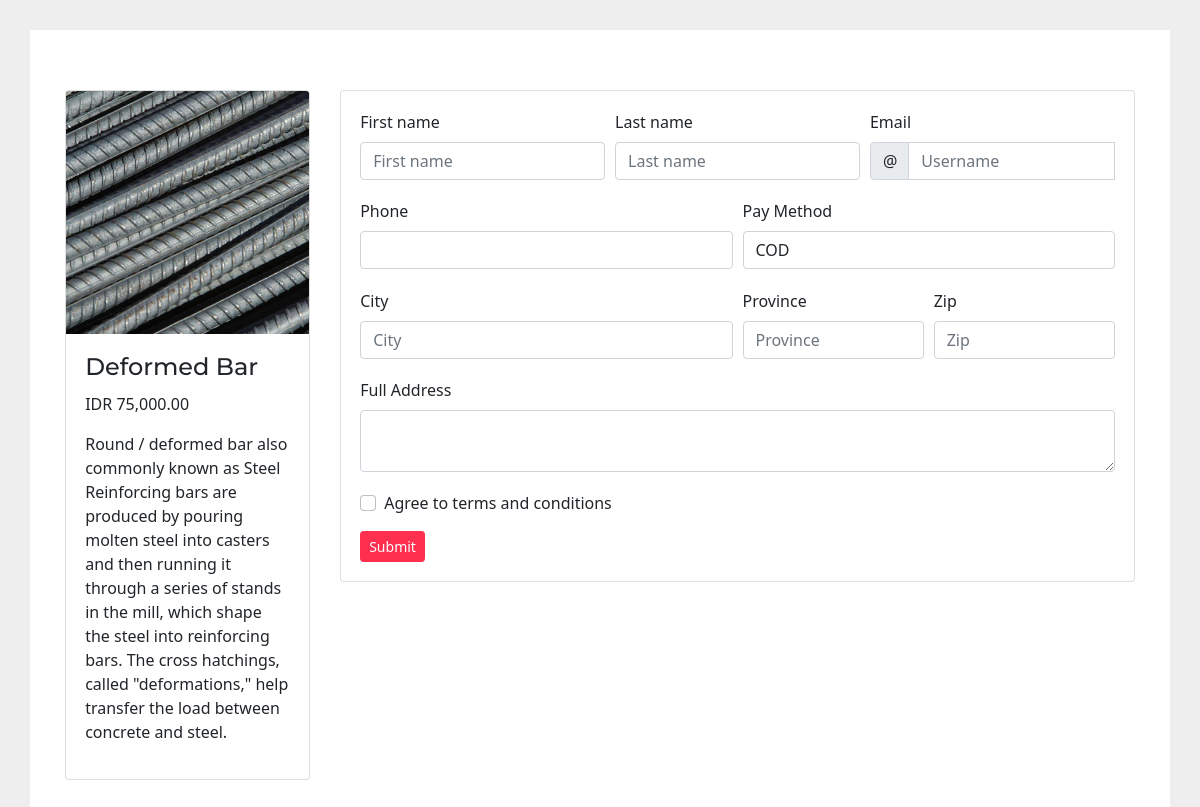
The app's page /pages/buy.php?id=1 (signed in) with its own data.
### tables this page shows
CREATE TABLE `product` (
  `id` int(11) NOT NULL,
  `title` varchar(50) NOT NULL,
  `description` text DEFAULT NULL,
  `size` text NOT NULL,
  `img` text DEFAULT NULL,
  `price` decimal(15,0) NOT NULL,
  `satuan` varchar(20) NOT NULL
);

### pages/buy.php (the view, shortened to what this page needs)
<?php
include('koneksi.php');
$id = $_GET['id'];
$sql = "SELECT * from product where id='$id'";
$query = mysqli_query($koneksi,$sql);
$item = mysqli_fetch_array($query);
?>
<?php include('header.php'); ?>
<div class="container" style="margin-top:30px;margin-bottom:30px;background-color:#fff">
    <div class="content-wrapper">
        <div class="row">
            <div class="col-md-3">
                <div class="card">
                    <img class="card-img-top" src="img/<?php echo $item['img']; ?>" alt="Card image cap">
                    <div class="card-body">
                        <h4 class="card-title"><a><?php echo $item['title']; ?></a></h4>
                        <p class="card-text">IDR <?php echo number_format($item['price'],2); ?></p>
                        <?php
                            $description = explode('|',$item['description']);
                        ?>
                        <ul style="list-style-type:none;padding:0px">
                        <?php foreach ($description as $desc) { ?>
                            <li><?php echo $desc; ?></li>
                        <?php }?>
                        </ul>
                    </div>
                </div>
            </div>
            <div class="col-md-9">
                <div class="card">
                    <div class="card-body">
                    <form class="needs-validation" method="POST" action="saveTransaction.php" validate>
                        <div class="form-row">
                            <div class="col-md-4 mb-3">
                                <label for="validationCustom01">First name</label>
                                <input type="text" class="form-control" id="validationCustom01" name="fname" placeholder="First name"
                                required>
                            </div>
                            <div class="col-md-4 mb-3">
                                <label for="validationCustom02">Last name</label>
                                <input type="text" class="form-control" id="validationCustom02" name="lname" placeholder="Last name"
                                required>
                            </div>
                            <div class="col-md-4 mb-3">
                                <label for="validationCustomUsername">Email</label>
                                <div class="input-group">
                                    <div class="input-group-prepend">
                                    <span class="input-group-text" id="inputGroupPrepend">@</span>
                                </div>
                                <input type="text" class="form-control" id="validationCustomUsername" name="email" placeholder="Username"
                                aria-describedby="inputGroupPrepend" required>
                            </div>
                            </div>
                        </div>
                        <div class="form-row">
                            <div class="col-md-6 mb-3">
                                <label for="phone">Phone</label>
                                <input type="text" class="form-control" name="phone" id="phone" required/>
                            </div>
                            <div class="col-md-6 mb-3">
                                <label for="payMethod">Pay Method</label>
                                <select class="form-control" name="paymethod" id="paymethode">
                                    <option value="COD">COD</option>
                                </select>
                            </div>
                        </div>
                        <div class="form-row">
                            <div class="col-md-6 mb-3">
                            <label for="validationCustom03">City</label>
                            <input type="text" class="form-control" id="validationCustom03" name="city" placeholder="City" required>
                            </div>
                            <div class="col-md-3 mb-3">
                            <label for="validationCustom04">Province</label>
                            <input type="text" class="form-control" id="validationCustom04" name="province" placeholder="Province" required>
                            </div>
                            <div class="col-md-3 mb-3">
                            <label for="validationCustom05">Zip</label>
                            <input type="text" class="form-control" id="validationCustom05" name="zip" placeholder="Zip" required>
                            </div>
                        </div>
                        <div class="form-row">
                            <div class="col-md-12 mb-3">
                                <label for="fullAddress">Full Address</label>
                                <textarea class="form-control" name="address" id="address"></textarea>
                            </div>
                        </div>
                        <div class="form-group">
                            <div class="form-check">
                            <input class="form-check-input" type="checkbox" value="" id="invalidCheck" required>
                            <label class="form-check-label" for="invalidCheck">
                                Agree to terms and conditions
                            </label>
                            </div>
                        </div>
                        <button class="btn btn-primary btn-sm" type="submit">Submit</button>
                        </form>
                    </div>
                </div>
            </div>
        </div>
    </div>
</div>

### layout/header.php (shortened to what this page needs)
<!DOCTYPE html>
<html lang="en">
<head>
  <link rel="stylesheet" href="https://maxcdn.bootstrapcdn.com/bootstrap/4.4.1/css/bootstrap.min.css">
  <link rel="stylesheet" href="../css/custom_bootstrap.css">
  <link rel="stylesheet" href="../font-awesome-4.7.0/css/font-awesome.min.css">
  <link href="https://cdn.jsdelivr.net/npm/select2@4.1.0-rc.0/dist/css/select2.min.css" rel="stylesheet" />
</head>
<body>

### layout/header.php (style rules this page uses)
body { background-color:#eee; }
.content-wrapper { padding:50px 20px 50px 20px; }
.row { padding:10px 0px 10px 0px; }

### records on screen
product: img (picture), title "Deformed Bar", price "75,000.00", description "Round / deformed bar also commonly known as Steel Reinforcing bars are produced by pouring molten steel into casters and then running it through a series of stands in the mill, which shape the steel into reinforcing bars. The cross hatchings, called \"deformations,\" help transfer the load between concrete and steel."
